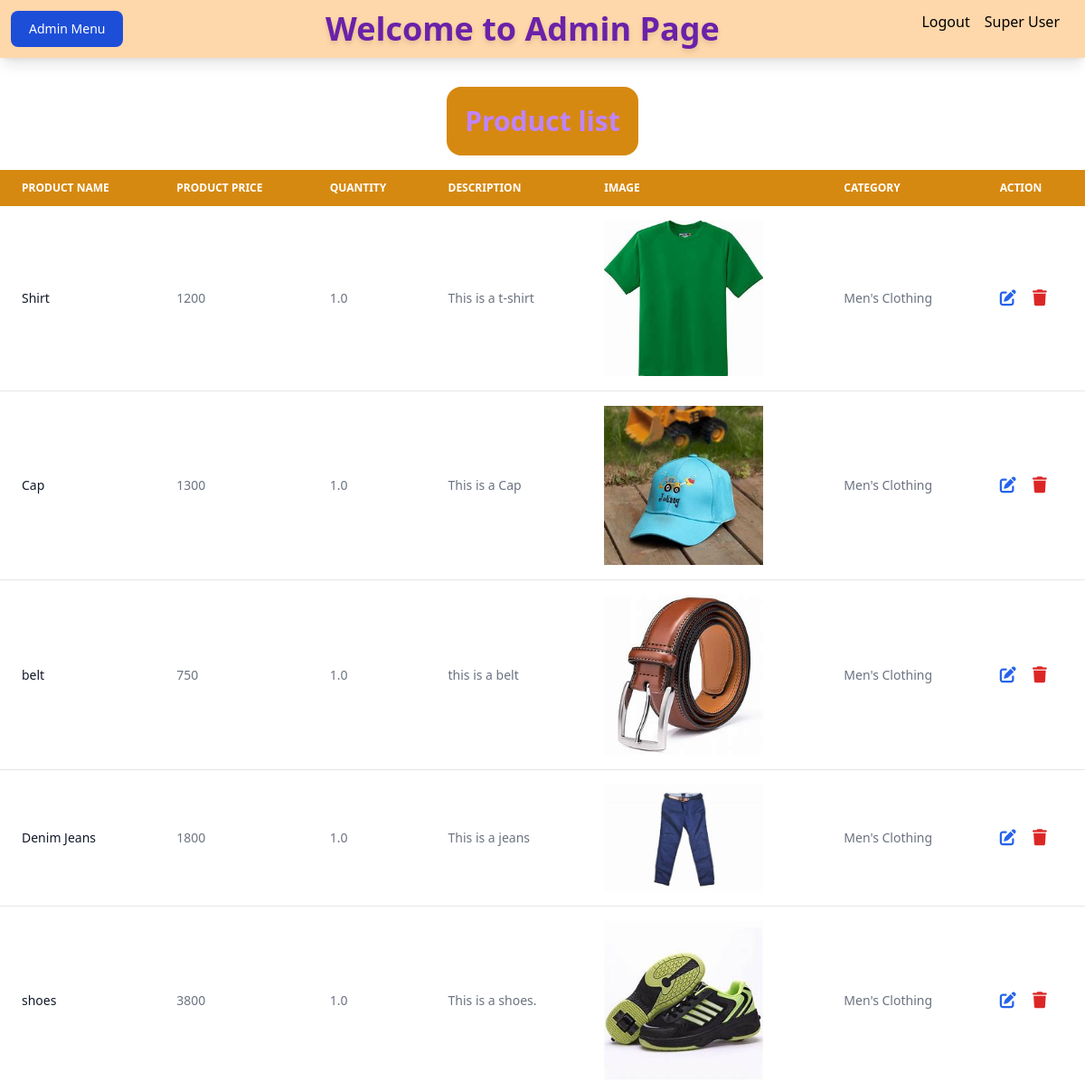
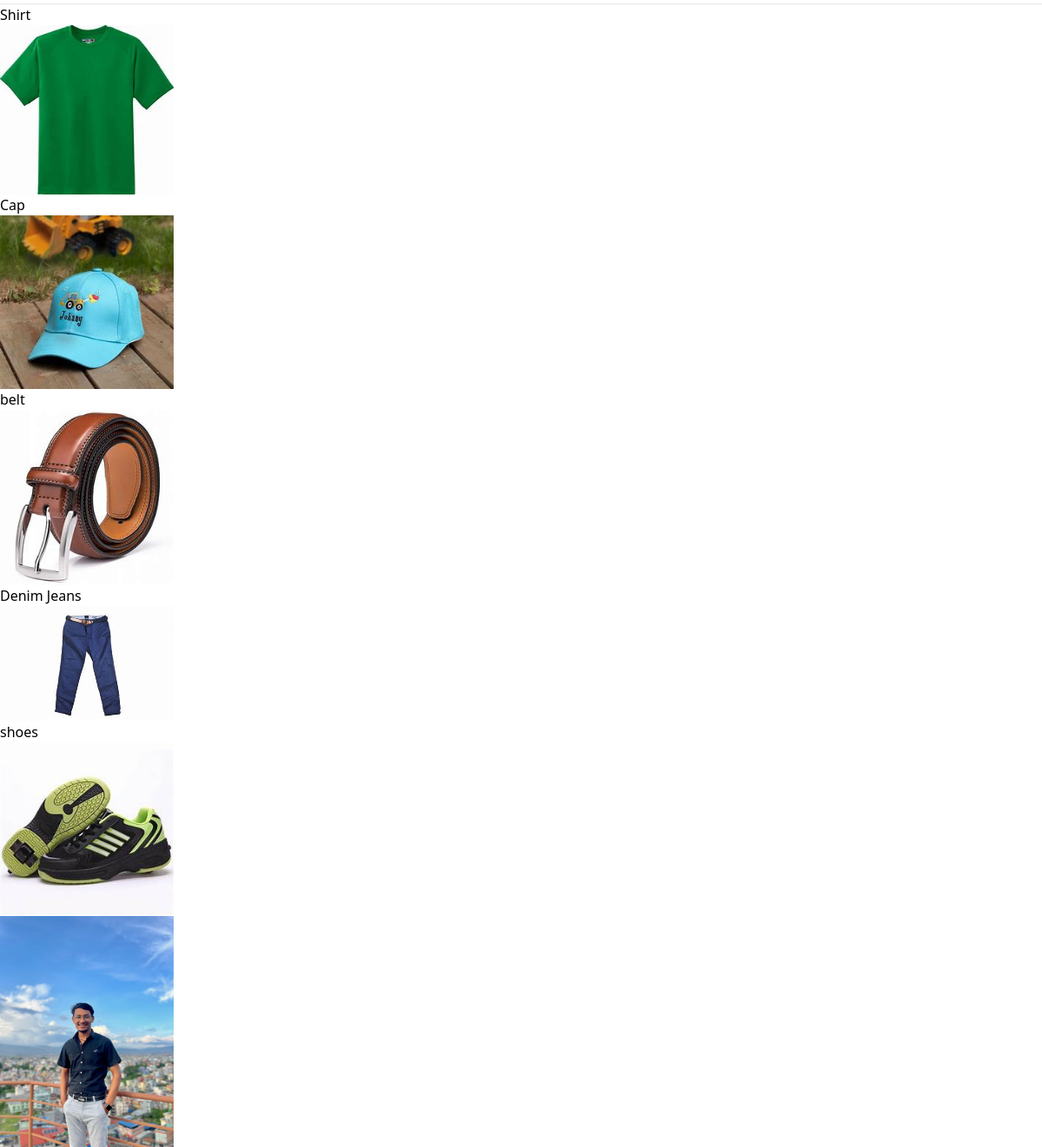
/products/home/, run on the app's committed database (2 pictures, top to bottom).
### product/models.py (models this page shows, shortened)
class Product(models.Model):
    product_name = models.CharField(max_length=200)
    product_price = models.IntegerField()
    quantity = models.FloatField()
    description = models.TextField()
    image = models.FileField(upload_to='static/uploads',null=True)
    category = models.ForeignKey(Category, on_delete=models.CASCADE, null=True)

class Category(models.Model):
    category_name = models.CharField(max_length=200)
    def __str__(self):
        return self.category_name

### product/views.py (the view)
# urls.py: 2. Add a URL to urlpatterns:  path('', views.home, name='home')
def home(request):
    product = Product.objects.all()
    context= {
        "product": product
    }
    return render(request, 'products/index.html',context)

### product/templates/products/index.html (shortened to what this page needs)
{% extends "admins/index.html" %}
{% load static %}
{% block admin_content %}
<div class="relative overflow-x-auto mt-4">
  <div class="flex justify-center">
    <span class="bg-primary_color text-purple-400 p-5 text-3xl text-center my-4 rounded-2xl font-bold">Product list</span>
  </div>
    <table class="w-full text-sm text-left rtl:text-right text-gray-500 dark:text-gray-400">
        <thead class="text-xs text-white uppercase bg-primary_color dark:bg-gray-700 dark:text-gray-400">
            <tr>
                <th scope="col" class="px-6 py-3">
                    Product name
                </th>
                <th scope="col" class="px-6 py-3">
                    Product Price
                </th>
                <th scope="col" class="px-6 py-3">
                    Quantity
                </th>
                <th scope="col" class="px-6 py-3">
                    Description
                </th>
                <th scope="col" class="px-6 py-3">
                    Image
                </th>
                <th scope="col" class="px-6 py-3">
                    Category
                </th>
                <th scope="col" class="px-6 py-3">
                    Action
                </th>
            </tr>
        </thead>
        <tbody>
            {% for p in product %}
            <tr class="bg-white border-b dark:bg-gray-800 dark:border-gray-700">
                <th scope="row" class="px-6 py-4 font-medium text-gray-900 whitespace-nowrap dark:text-white">
                   {{p.product_name}}
                </th>
                <td class="px-6 py-4">
                   {{p.product_price}}
                </td>
                <td class="px-6 py-4">
                    {{p.quantity}}
                </td>
                <td class="px-6 py-4">
                    {{p.description}}
                </td>
                <td class="px-6 py-4">
                    <img src="/{{p.image}}" alt="{{p.product_name}}" class="w-44">
                </td>
                <td class="px-6 py-4">
                    {{p.category}}
                </td>
                <td class="px-6 py-4">
                    <a href="{%url 'updateproduct' p.id%}">
                        <i class="fa-solid fa-pen-to-square text-blue-600 text-lg"></i>
                    </a>
                    <a href="{%url 'deleteproduct' p.id%}" onclick="return alert('Are you sure you want to delete this?')">
                        <i class="fa-solid fa-trash text-red-600 text-lg"></i>
                    </a>
                </td>
            </tr>
            {% endfor %}
        </tbody>
    </table>
</div>
{% for p in product %}
<h1>{{p.product_name}}</h1>
<img src="/{{p.image}}" alt="{{p.product_name}}" width="200px">
{% endfor %}
<img src="{% static 'img/niroj.jpg'%}" alt="myphoto" width="200px">
{%endblock %}

### data on the page
Product: product_name "Shirt", product_price "1200", quantity "1.0", description "This is a t-shirt", image (picture), category "Men's Clothing"
Product: product_name "Cap", product_price "1300", quantity "1.0", description "This is a Cap", image (picture), category "Men's Clothing"
Product: product_name "belt", product_price "750", quantity "1.0", description "this is a belt", image (picture), category "Men's Clothing"
Product: product_name "Denim Jeans", product_price "1800", quantity "1.0", description "This is a jeans", image (picture), category "Men's Clothing"
Product: product_name "shoes", product_price "3800", quantity "1.0", description "This is a shoes.", image (picture), category "Men's Clothing"
